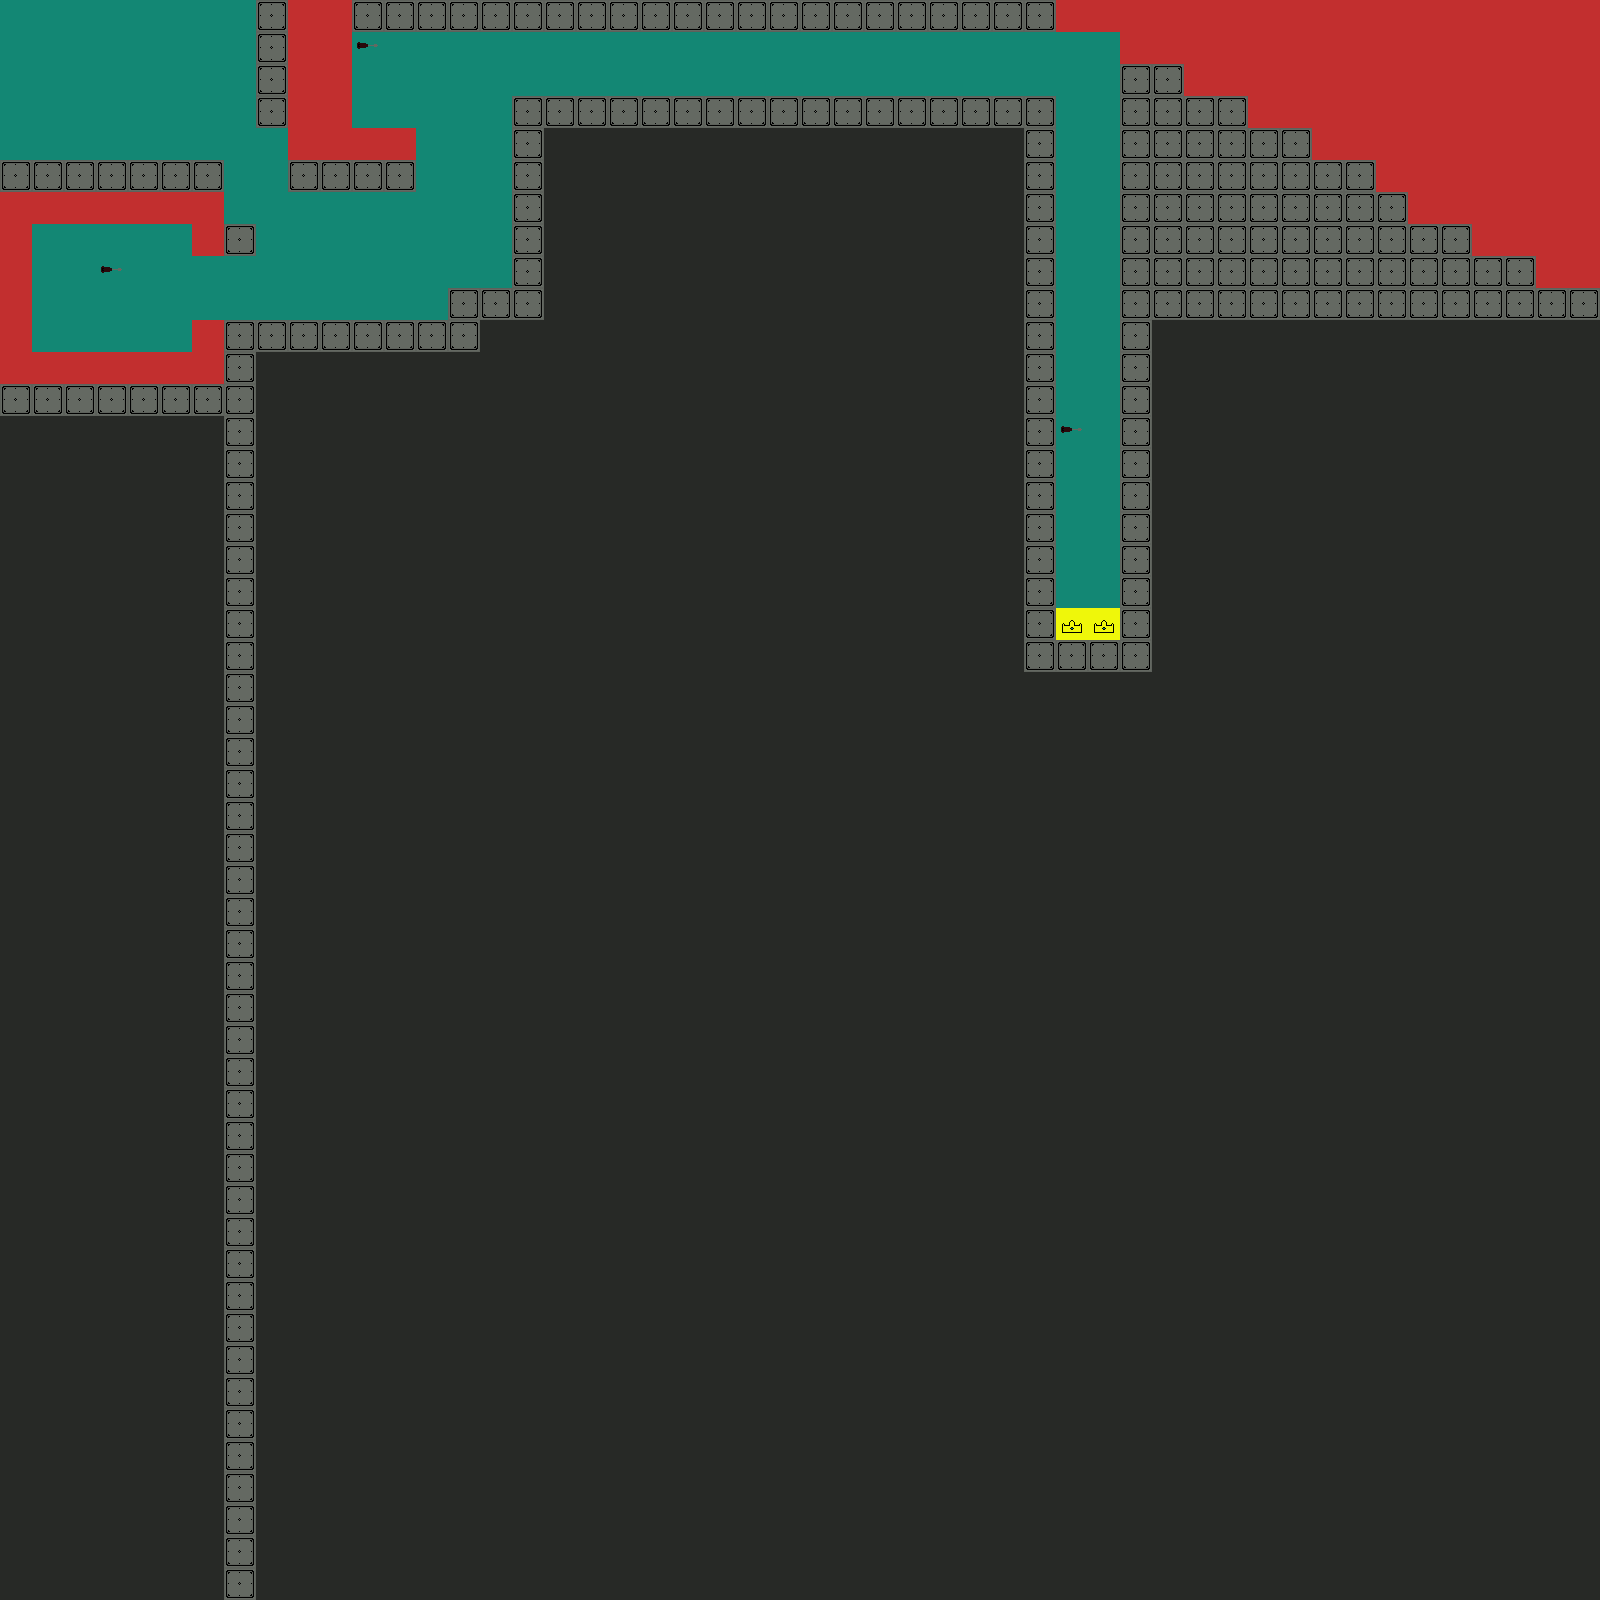

This is a level from a 2D game, rendered from its Tiled map with the project's own tilesets. A one-line summary and the map file follow, with tile-layer data summarised:
An orthogonal 50x50 tile map with 32x32 px tiles, 1 tile layer (Tile Layer 1).

<map version="1.0" orientation="orthogonal" width="50" height="50" tilewidth="32" tileheight="32">
 <tileset firstgid="1" name="Tiles" tilewidth="32" tileheight="32">
  <image source="Tiles.png" trans="ff00ff" width="192" height="32" />
 </tileset>
 <layer name="Tile Layer 1" width="50" height="50">
  <data>[2500 cells, 2500 non-empty, 6 distinct tile ids]</data>
 </layer>
</map>
